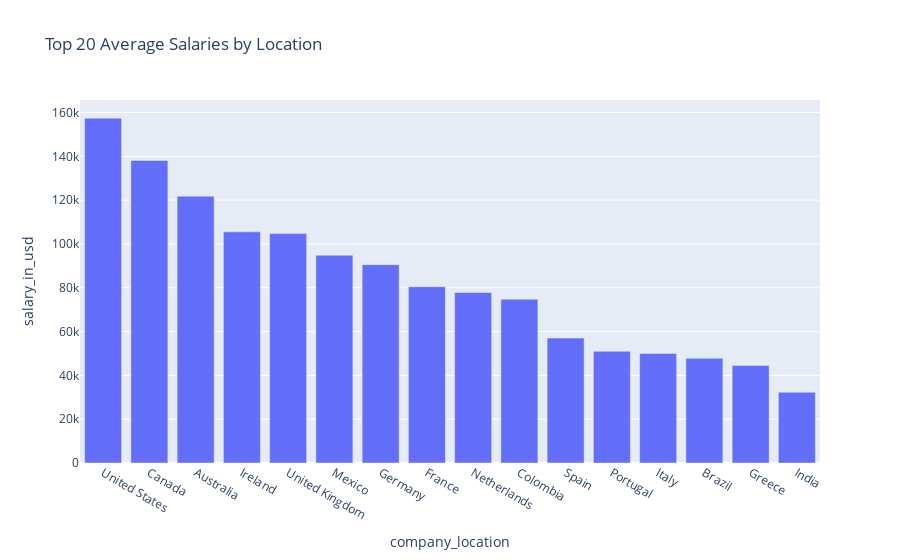

This figure's notebook cell:
### Code cell
location_counts = mini_project_dataset['company_location'].value_counts()
# Filter locations with more than 10 entries
locations_with_more_than_10_entries = location_counts[location_counts > 10].index
# Filter the dataset to include only locations with more than 10 entries
filtered_dataset = mini_project_dataset[mini_project_dataset['company_location'].isin(locations_with_more_than_10_entries)]
# Calculate average salaries for each company location
avg_salary_by_location = filtered_dataset.groupby('company_location')['salary_in_usd'].mean().reset_index()
# Sort the average salaries in descending order
avg_salary_by_location_sorted = avg_salary_by_location.sort_values(by='salary_in_usd', ascending=False)
# Select the top 10 locations with the highest average salaries
top_10_avg_salaries = avg_salary_by_location_sorted.head(20)
# Create histogram
fig = px.bar(top_10_avg_salaries, x='company_location', y='salary_in_usd', title='Top 20 Average Salaries by Location')
fig.show()

### Figure 1 — Plotly figure (JSON) as saved in the notebook; plotly's stock layout.template omitted (floating-point values rounded to 4 significant figures)
{"data": [{"alignmentgroup": "True", "hovertemplate": "company_location=%{x}<br>salary_in_usd=%{y}<extra></extra>", "legendgroup": "", "marker": {"color": "#636efa", "pattern": {"shape": ""}}, "name": "", "offsetgroup": "", "orientation": "v", "showlegend": false, "textposition": "auto", "type": "bar", "x": ["United States", "Canada", "Australia", "Ireland", "United Kingdom", "Mexico", "Germany", "France", "Netherlands", "Colombia", "Spain", "Portugal", "Italy", "Brazil", "Greece", "India"], "xaxis": "x", "y": [157400.0, 138100.0, 121800.0, 105500.0, 104700.0, 94860.0, 90560.0, 80470.0, 77860.0, 74770.0, 57040.0, 51010.0, 50000.0, 47790.0, 44530.0, 32280.0], "yaxis": "y"}], "layout": {"barmode": "relative", "legend": {"tracegroupgap": 0}, "title": {"text": "Top 20 Average Salaries by Location"}, "xaxis": {"anchor": "y", "domain": [0, 1], "title": {"text": "company_location"}}, "yaxis": {"anchor": "x", "domain": [0, 1], "title": {"text": "salary_in_usd"}}}}
